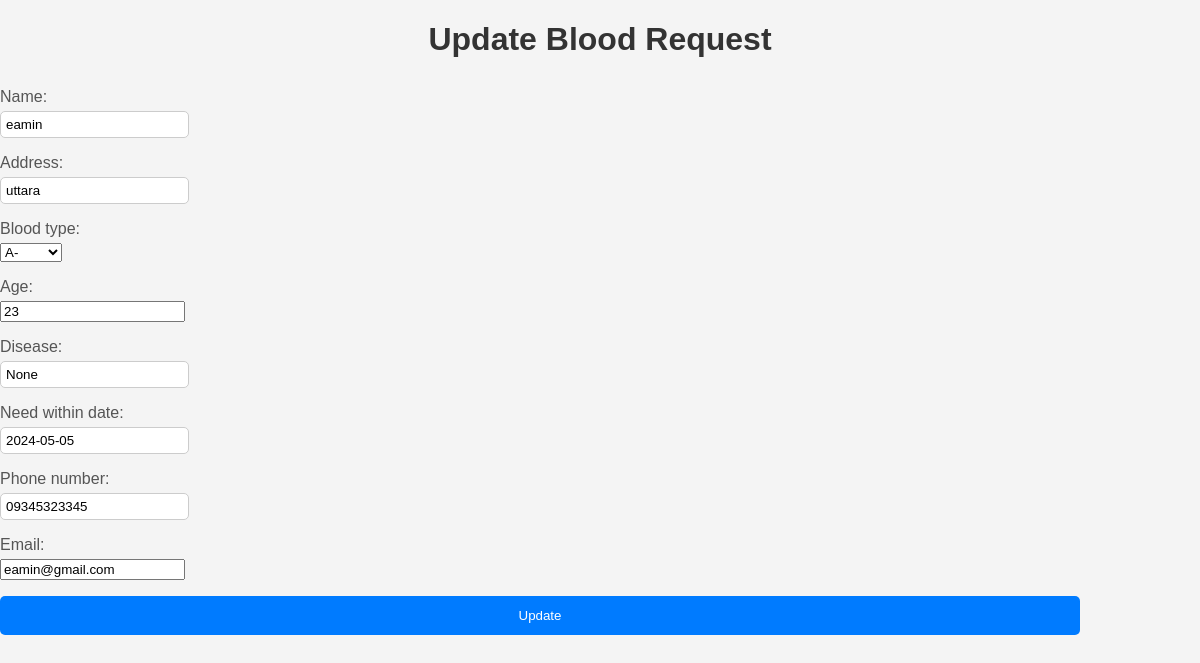
Screenshot of /blood_requests/3/update/ with the database file from the repository.
### APPUniflow/models.py (models this page shows, shortened)
class BloodRequest(models.Model):
    STATUS_CHOICES = [
        ('Processing', 'Processing'),
        ('Given', 'Given'),
        ('Not Available', 'Not Available'),
    ]
    BLOOD_TYPE_CHOICES = [
        ('A+', 'A+'),
        ('A-', 'A-'),
        ('B+', 'B+'),
        ('B-', 'B-'),
        ('AB+', 'AB+'),
        ('AB-', 'AB-'),
        ('O+', 'O+'),
        ('O-', 'O-'),
    ]
    name = models.CharField(max_length=100 , blank=True, null=True)
    address = models.CharField(max_length=200,blank=True, null=True)
    blood_type = models.CharField(max_length=3, choices=BLOOD_TYPE_CHOICES,blank=True, null=True)
    age = models.PositiveIntegerField()
    disease = models.CharField(max_length=200, blank=True,null=True)
    need_within_date = models.DateField()
    phone_number = models.CharField(max_length=11)
    email = models.EmailField()
    status = models.CharField(max_length=20, choices=STATUS_CHOICES,default='Processing')

### APPUniflow/views.py (the view)
# urls.py: path('blood_requests/<int:pk>/update/', views.update_blood_request, name='update_blood_request'),
def update_blood_request(request, pk):
    blood_request = get_object_or_404(BloodRequest, pk=pk)
    if request.method == 'POST':
        form = BloodRequestForm(request.POST, instance=blood_request)
        if form.is_valid():
            form.save()
            return redirect('blood_request_list')  # Redirect to the blood request list page after successful update
    else:
        form = BloodRequestForm(instance=blood_request)
    return render(request, 'update_blood_request.html', {'form': form})

### APPUniflow/forms.py
class BloodRequestForm(forms.ModelForm):
    class Meta:
        model = BloodRequest
        fields = ['name', 'address', 'blood_type', 'age', 'disease', 'need_within_date', 'phone_number', 'email']

### APPUniflow/templates/update_blood_request.html (shortened to what this page needs)
<!DOCTYPE html>
<html lang="en">
<head>
    <link rel="stylesheet" type="text/css" href="/static/css/update_blood_request.css">
</head>
<body>
    <h1>Update Blood Request</h1>
    <form  method="post">
        {{ form.as_p }}
        <button type="submit">Update</button>
    </form>
</body>
</html>

### static/css/update_blood_request.css (style rules this page uses)
body { font-family: Arial, sans-serif; background-color: #f4f4f4; margin: 0; padding: 0; }
h1 { text-align: center; margin-bottom: 30px; color: #333; }
label { display: block; margin-bottom: 5px; color: #555; }
input[type="text"] { border-left-width: 20px width: 90%; padding: 5px; border: 1px solid #ccc; border-radius: 5px; }
button[type="submit"] { width: 90%; padding: 12px; background-color: #007bff; color: #fff; border: none; border-radius: 5px; cursor: pointer; transition: background-color 0.3s ease; }

### rows the page displays
BloodRequest: name "eamin", address "uttara", blood_type "A-", age "23", disease "None", need_within_date "2024-05-05", phone_number "09345323345", email "eamin@gmail.com"
